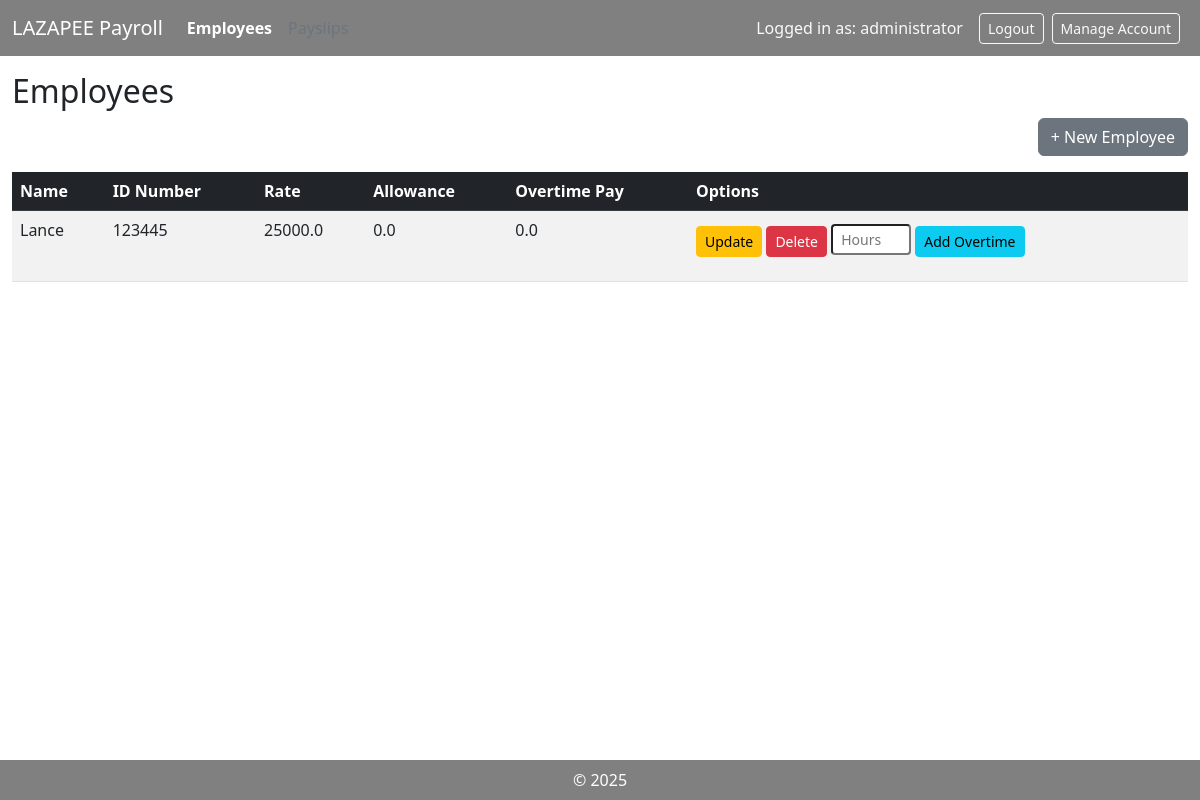
/employees/ (signed in), run on the app's committed database.
### payroll_app/models.py (models this page shows, shortened)
class Employee(models.Model):
    name = models.CharField(max_length=100)
    id_number = models.CharField(max_length=20, unique=True, blank=False)
    rate = models.FloatField(default=0.0, null=True)
    overtime_pay = models.FloatField(default=0.0, null=True)
    allowance = models.FloatField(default=0.0, null=True)
    def getName(self):
        return self.name
    def getID(self):
        return self.id_number
    def getRate(self):
        return self.rate
    def getOvertime(self):
        return self.overtime_pay
    def getAllowance(self):
        return self.allowance

### payroll_app/views.py (the view)
    def wrapper(request, *args, **kwargs):
        if not request.session.get('user_id'):
            messages.error(request, "You must be logged in to view the page.")
            return redirect('login')
        return function(request, *args, **kwargs)

### payroll_app/views.py (called while the page is built)
def authentication(function):
    def wrapper(request, *args, **kwargs):
        if not request.session.get('user_id'):
            messages.error(request, "You must be logged in to view the page.")
            return redirect('login')
        return function(request, *args, **kwargs)
    return wrapper

@authentication
def employee_list(request):
    employees = Employee.objects.all()
    context = {'employees': employees}
    return render(request, 'payroll_app/employee_list.html', context)

### payroll_app/templates/payroll_app/employee_list.html (shortened to what this page needs)
{% extends "payroll_app/base.html" %}
{% block content %}
<div class="container">
    <h2>Employees</h2>
    <a href="{% url 'employee_add' %}" class="btn btn-secondary mb-3 float-end">+ New Employee</a>
    <table class="table table-striped">
        <thead class="table-dark">
            <tr>
                <th>Name</th>
                <th>ID Number</th>
                <th>Rate</th>
                <th>Allowance</th>
                <th>Overtime Pay</th>
                <th>Options</th>
            </tr>
        </thead>
        <tbody>
            {% for emp in employees %}
            <tr>
                <td>{{ emp.getName }}</td>
                <td>{{ emp.getID }}</td>
                <td>{{ emp.getRate }}</td>
                <td>{{ emp.getAllowance|default_if_none:"0.0" }}</td>
                <td>{{ emp.getOvertime|default_if_none:"0.0" }}</td>
                <td>
                    <a href="{% url 'employee_update' emp.id_number %}" class="btn btn-sm btn-warning">Update</a>
                    <form method="post" action="{% url 'employee_delete' emp.id_number %}" style="display: inline;" onsubmit="return confirm('Are you sure you want to delete {{emp.getName}}?');">
                        <button type="submit" class="btn btn-sm btn-danger">Delete</button>
                    </form>
                    <form method="post" action="{% url 'employee_add_overtime' emp.id_number %}" style="display: inline-block; margin-top: 5px;">
                        <input type="number" name="overtime_hours" step="0.01" placeholder="Hours" class="form-control-sm" style="width: 80px;" required>
                        <button type="submit" class="btn btn-sm btn-info">Add Overtime</button>
                    </form>
                </td>
            </tr>
            {% empty %}
            <tr><td colspan="6">No employees found.</td></tr>
            {% endfor %}
        </tbody>
    </table>
</div>
{% endblock %}

### data on the page
Employee: getName "Lance", getID "123445", getRate "25000.0", getAllowance "0.0", getOvertime "0.0"

### other printed values
{{ request.session.username }} "administrator"
